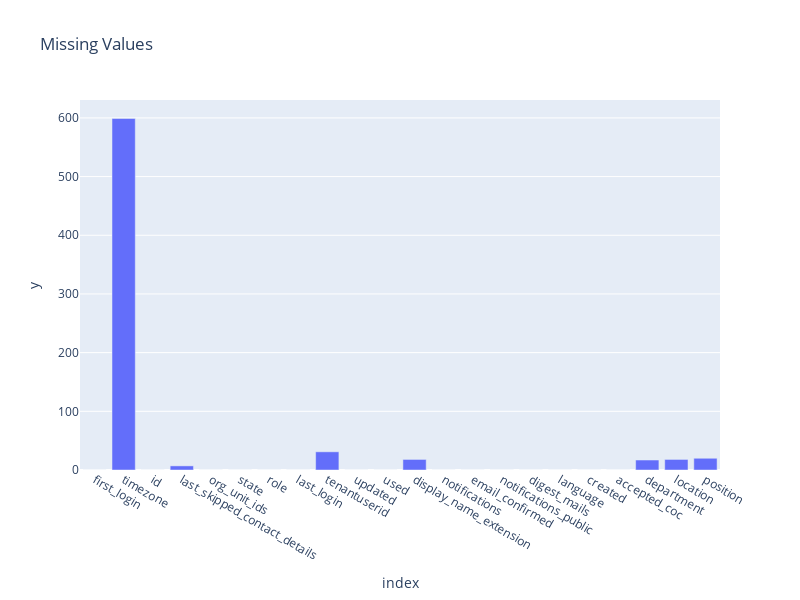

Notebook source saved alongside this figure:
### Code cell
# Check missing values
df_nans =  df_users_active.isnull().sum()  

fig = px.bar(df_nans,             
             y=df_nans.values,
             x=df_nans.index,             
             title='Missing Values',
             height=600,
             width=800,)
fig.show()

### Figure 1 — Plotly figure (JSON) as saved in the notebook; plotly's stock layout.template omitted (floating-point values rounded to 4 significant figures)
{"data": [{"alignmentgroup": "True", "hovertemplate": "index=%{x}<br>y=%{y}<extra></extra>", "legendgroup": "", "marker": {"color": "#636efa", "pattern": {"shape": ""}}, "name": "", "offsetgroup": "", "orientation": "v", "showlegend": false, "textposition": "auto", "type": "bar", "x": ["first_login", "timezone", "id", "last_skipped_contact_details", "org_unit_ids", "state", "role", "last_login", "tenantuserid", "updated", "used", "display_name_extension", "notifications", "email_confirmed", "notifications_public", "digest_mails", "language", "created", "accepted_coc", "department", "location", "position"], "xaxis": "x", "y": [0, 599, 0, 7, 0, 0, 0, 0, 31, 0, 0, 18, 0, 0, 0, 0, 0, 0, 0, 17, 18, 20], "yaxis": "y"}], "layout": {"barmode": "relative", "height": 600, "legend": {"tracegroupgap": 0}, "title": {"text": "Missing Values"}, "width": 800, "xaxis": {"anchor": "y", "domain": [0, 1], "title": {"text": "index"}}, "yaxis": {"anchor": "x", "domain": [0, 1], "title": {"text": "y"}}}}
